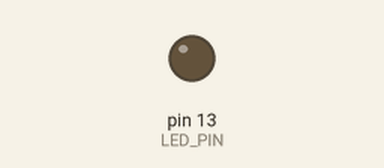
Simulated run of this sketch. Board: Arduino Uno, built with avr-gcc and run on an emulated ATmega328P. On the bench: output pins drawn as LEDs (lit = HIGH). What the sketch prints to the serial monitor is not drawn.

Above: at 0.05 s.
At 2.0 s:
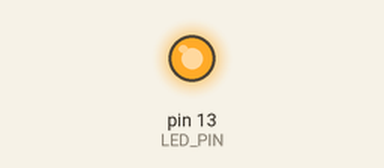
Timing chart, 0 to 4.6 s (numbered marks = the images above):
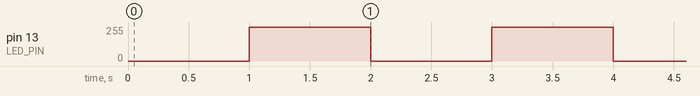

Measured:
- by itself, pin 13 (LED_PIN): repeats every 2.0 s: 0/255 1.0 s, 255/255 1.0 s, until it stays 128/255 from 66.0 s

The sketch:

_lib.ino
```cpp
#include "config.h"
#include "includes.h"

#include <EncButton.h>


#include "library.h"

#define LED_PIN 13
#define TIMER_DELAY 1000

uint16_t timer = 0;
bool flag = true;

void setup(){
  Serial.begin(9600);

  pinMode(LED_PIN, OUTPUT);

  libr::getVersion();
  getVersion();

}

void loop(){
  if (millis() - timer >= TIMER_DELAY) {
    digitalWrite(LED_PIN, flag);
    flag = !flag;
    timer = millis();
  }
}

void getVersion() {
  Serial.println("main version");
}
```

includes.h
```cpp
#include "library.h"
```

config.h
```cpp
#define TEST 108

#ifdef DEBUG_ENABLE
#define DEBUG(x) Serial.println(x)
#else
#define DEBUG(x)
#endif

#define FOR_i(from, to) for(int i = (from); i < (to); i++)
// FOR_i(0, 10) {
//   Serial.println(i);
// }
```

library.cpp
```cpp
#pragma message "Внимание. Предупреждение"

#include "library.h"

char* libr::getVersion() {
  Serial.println("111");
  return LIBRARY_VERSION;
}
```

library.h
```cpp
#pragma once

#include "Arduino.h"

#define LIBRARY_VERSION "1.000"

#define MAKE_STR(x) #x
#define CONCAT(x,y) x##y


namespace libr {
  char* getVersion();
};

char* libr::getVersion();

class button {
  public:
    button (byte pin) {
      _pin = pin;
      pinMode(_pin, INPUT_PULLUP);
    }
    bool click() {
      bool btnState = digitalRead(_pin);
      if (!btnState && !_flag && millis() - _tmr >= 100) {
        _flag = true;
        _tmr = millis();
        return true;
      }
      if (!btnState && _flag && millis() - _tmr >= 500) {
        _tmr = millis ();
        return true;
      }
      if (btnState && _flag) {
        _flag = false;
        _tmr = millis();
      }
      return false;
    }
  private:
    byte _pin;
    uint32_t _tmr;
    bool _flag;
};
```
